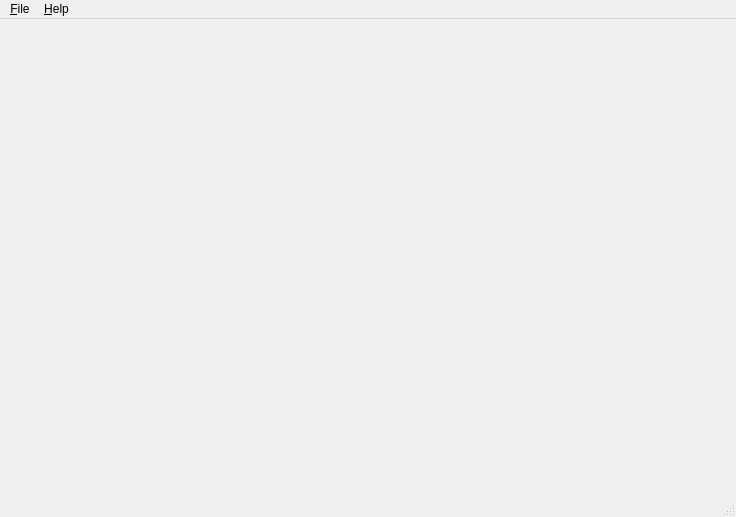
<?xml version="1.0" encoding="UTF-8"?>
<ui version="4.0">
 <class>MainWindow</class>
 <widget class="QMainWindow" name="MainWindow">
  <property name="geometry">
   <rect>
    <x>0</x>
    <y>0</y>
    <width>736</width>
    <height>517</height>
   </rect>
  </property>
  <property name="windowTitle">
   <string>MainWindow</string>
  </property>
  <widget class="QWidget" name="centralWidget"/>
  <widget class="QMenuBar" name="menuBar">
   <property name="geometry">
    <rect>
     <x>0</x>
     <y>0</y>
     <width>736</width>
     <height>21</height>
    </rect>
   </property>
   <widget class="QMenu" name="menuFile">
    <property name="title">
     <string>&amp;File</string>
    </property>
    <addaction name="actionOpen"/>
    <addaction name="actionSave_As"/>
    <addaction name="separator"/>
    <addaction name="action_Quit"/>
   </widget>
   <widget class="QMenu" name="menuHelp">
    <property name="title">
     <string>&amp;Help</string>
    </property>
    <addaction name="actionAbout_Qt"/>
    <addaction name="action_About_Gpx_Browser"/>
   </widget>
   <addaction name="menuFile"/>
   <addaction name="menuHelp"/>
  </widget>
  <widget class="QStatusBar" name="statusBar"/>
  <action name="action_Quit">
   <property name="text">
    <string>&amp;Quit</string>
   </property>
  </action>
  <action name="action_About_Gpx_Browser">
   <property name="text">
    <string>&amp;About Gpx Browser...</string>
   </property>
  </action>
  <action name="actionAbout_Qt">
   <property name="text">
    <string>About &amp;Qt...</string>
   </property>
  </action>
  <action name="actionOpen">
   <property name="text">
    <string>Open...</string>
   </property>
  </action>
  <action name="actionSave_As">
   <property name="text">
    <string>Save As...</string>
   </property>
  </action>
 </widget>
 <layoutdefault spacing="6" margin="11"/>
 <resources/>
 <connections/>
</ui>
